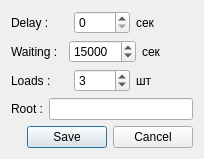
<?xml version="1.0" encoding="UTF-8"?>
<ui version="4.0">
 <class>Preferences</class>
 <widget class="QDialog" name="Preferences">
  <property name="geometry">
   <rect>
    <x>0</x>
    <y>0</y>
    <width>204</width>
    <height>158</height>
   </rect>
  </property>
  <property name="windowTitle">
   <string>Настройки</string>
  </property>
  <layout class="QGridLayout" name="gridLayout">
   <item row="0" column="0">
    <layout class="QHBoxLayout" name="horizontalLayout">
     <item>
      <widget class="QLabel" name="label_Delay">
       <property name="text">
        <string>Delay :</string>
       </property>
      </widget>
     </item>
     <item>
      <widget class="QSpinBox" name="spinBox_Delay">
       <property name="maximum">
        <number>10</number>
       </property>
      </widget>
     </item>
     <item>
      <widget class="QLabel" name="label">
       <property name="text">
        <string>сек</string>
       </property>
      </widget>
     </item>
    </layout>
   </item>
   <item row="1" column="0">
    <layout class="QHBoxLayout" name="horizontalLayout_3">
     <item>
      <widget class="QLabel" name="label_Waiting">
       <property name="text">
        <string>Waiting :</string>
       </property>
      </widget>
     </item>
     <item>
      <widget class="QSpinBox" name="spinBox_Waiting">
       <property name="minimum">
        <number>10000</number>
       </property>
       <property name="maximum">
        <number>100000</number>
       </property>
       <property name="singleStep">
        <number>1000</number>
       </property>
       <property name="value">
        <number>15000</number>
       </property>
      </widget>
     </item>
     <item>
      <widget class="QLabel" name="label_2">
       <property name="text">
        <string>сек</string>
       </property>
      </widget>
     </item>
    </layout>
   </item>
   <item row="2" column="0">
    <layout class="QHBoxLayout" name="horizontalLayout_4">
     <item>
      <widget class="QLabel" name="label_Loads">
       <property name="text">
        <string>Loads :</string>
       </property>
      </widget>
     </item>
     <item>
      <widget class="QSpinBox" name="spinBox_Loads">
       <property name="minimum">
        <number>1</number>
       </property>
       <property name="maximum">
        <number>6</number>
       </property>
       <property name="value">
        <number>3</number>
       </property>
      </widget>
     </item>
     <item>
      <widget class="QLabel" name="label_3">
       <property name="text">
        <string>шт</string>
       </property>
      </widget>
     </item>
    </layout>
   </item>
   <item row="3" column="0">
    <layout class="QHBoxLayout" name="horizontalLayout_2">
     <item>
      <widget class="QLabel" name="label_Root">
       <property name="text">
        <string>Root :</string>
       </property>
      </widget>
     </item>
     <item>
      <widget class="QLineEdit" name="lineEdit_Root">
       <property name="whatsThis">
        <string>&lt;html&gt;&lt;head/&gt;&lt;body&gt;&lt;p&gt;Путь к папке сохранения файлов.&lt;/p&gt;&lt;/body&gt;&lt;/html&gt;</string>
       </property>
      </widget>
     </item>
    </layout>
   </item>
   <item row="4" column="0">
    <widget class="QDialogButtonBox" name="buttonBox">
     <property name="orientation">
      <enum>Qt::Horizontal</enum>
     </property>
     <property name="standardButtons">
      <set>QDialogButtonBox::Cancel|QDialogButtonBox::Save</set>
     </property>
    </widget>
   </item>
  </layout>
 </widget>
 <resources/>
 <connections>
  <connection>
   <sender>buttonBox</sender>
   <signal>accepted()</signal>
   <receiver>Preferences</receiver>
   <slot>accept()</slot>
   <hints>
    <hint type="sourcelabel">
     <x>248</x>
     <y>254</y>
    </hint>
    <hint type="destinationlabel">
     <x>157</x>
     <y>274</y>
    </hint>
   </hints>
  </connection>
  <connection>
   <sender>buttonBox</sender>
   <signal>rejected()</signal>
   <receiver>Preferences</receiver>
   <slot>reject()</slot>
   <hints>
    <hint type="sourcelabel">
     <x>316</x>
     <y>260</y>
    </hint>
    <hint type="destinationlabel">
     <x>286</x>
     <y>274</y>
    </hint>
   </hints>
  </connection>
 </connections>
</ui>
